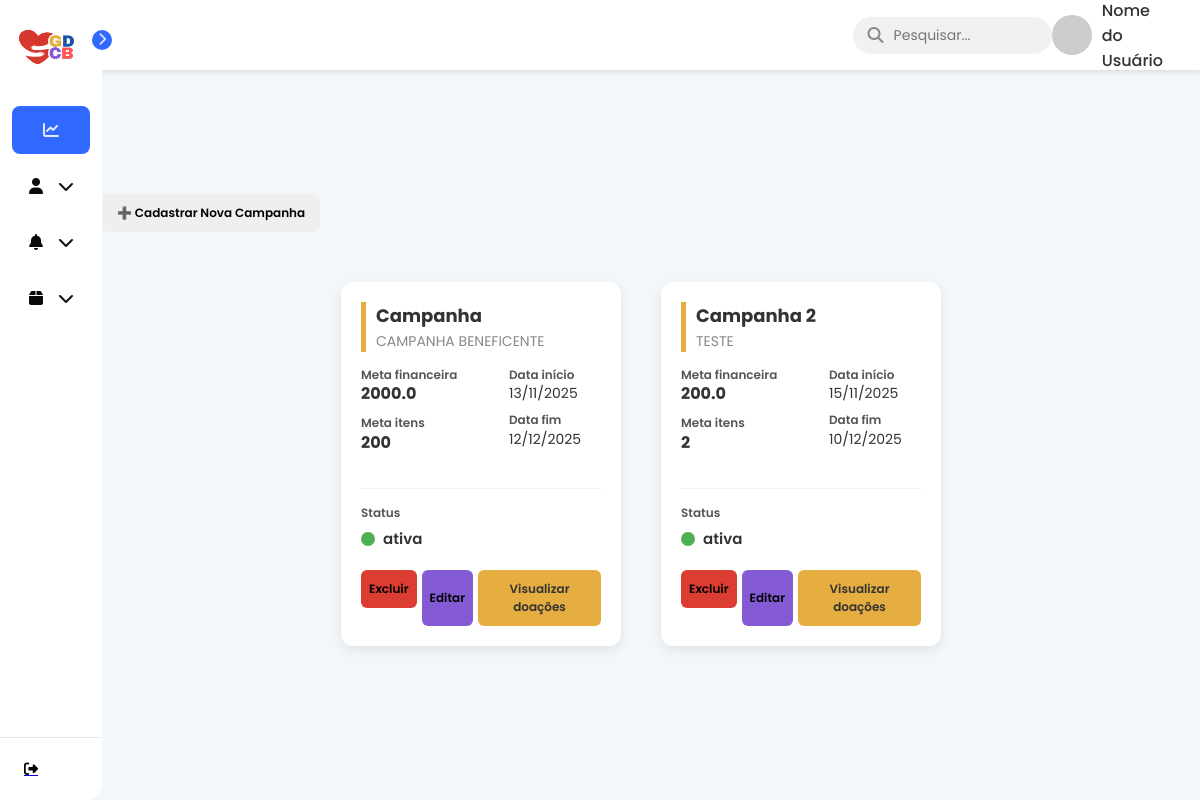
/campanhas/, run on an earlier commit of the app's database.
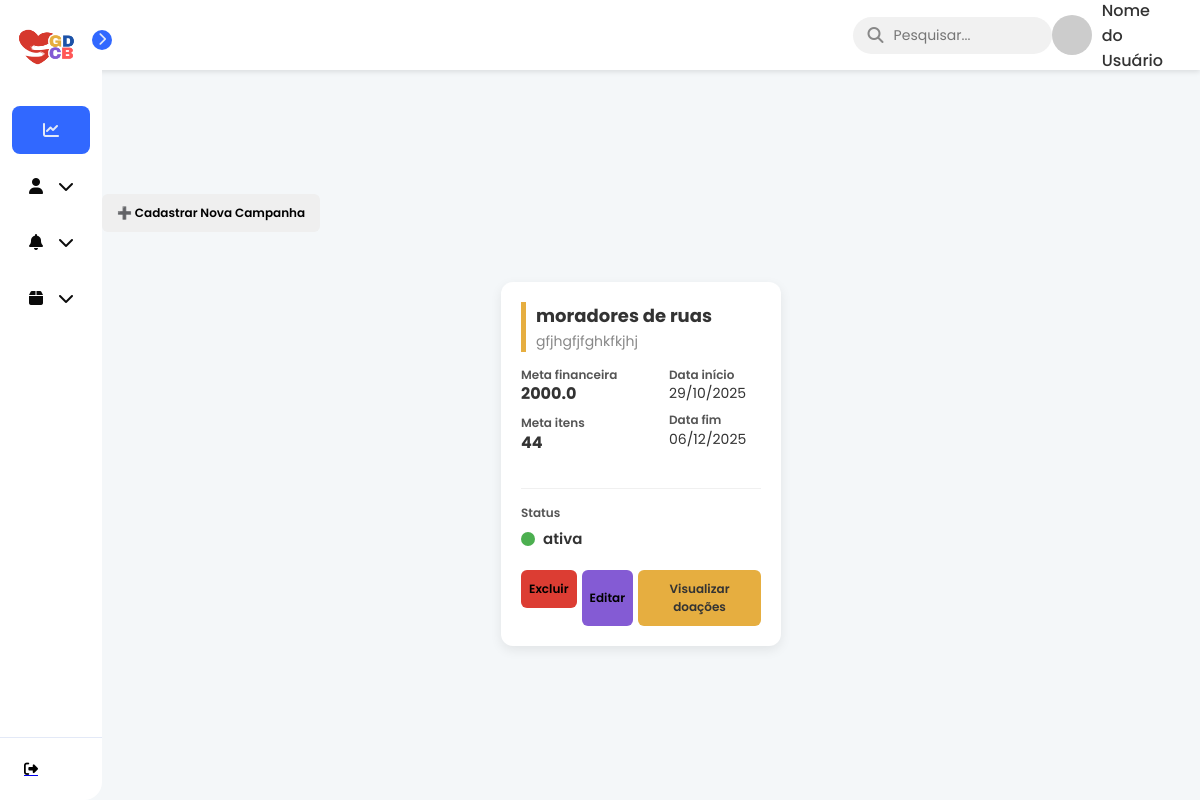
And on a later commit of the database.
### models.py (models this page shows)
class Campanha(SQLModel, table=True):
    __tablename__ = "campanhas"
    id: Optional[int] = Field(default=None, primary_key=True)
    titulo: str
    descricao: str
    meta_financeira: float | None = None
    meta_itens: int | None = None
    data_inicio: Optional[date]
    data_fim: Optional[date]
    status: str
    data_criacao: date = Field(default_factory=date.today)
    categoria_id: Optional[int] = Field(default=None, foreign_key="categorias.id")
    admin_id: int = Field(foreign_key="admin.id")
    admin: Optional["Admin"] = Relationship(back_populates="campanhas")
    doacoes: List["Doacao"] = Relationship(back_populates="campanha")
    relatorios: List["Relatorio"] = Relationship(back_populates="campanha")

### controllers/campanhas.py (the view)
@router.get("/", response_class=HTMLResponse)
def listar_campanhas(request: Request, session: Session = Depends(get_session)):
    campanhas = session.exec(select(Campanha)).all()
    return templates.TemplateResponse(
        "card_campanha.html",
        {"request": request, "campanhas": campanhas}
    )

### templates/card_campanha.html (shortened to what this page needs)
{% extends 'base.html' %}
{% block head %}
    <link rel="stylesheet" href="{{ url_for('static', path='/card_campanha.css') }}">
    <link rel="stylesheet" href="{{ url_for('static', path='/cadastro_campanha.css') }}">
{% endblock %}
{% block content %}
    <div style="margin-bottom: 20px;">
        <button id="openModalBtn" class="btn btn-primary" style="padding: 10px 15px; cursor: pointer;">
            ➕ Cadastrar Nova Campanha
        </button>
    </div>
    <div class="cards-container">
        {% for campanha in campanhas %}
            <div class="card-campanha">
                <div class="card-header">
                    <h3 class="campanha-titulo">{{ campanha.titulo }}</h3>
                    <p class="campanha-descricao">{{ campanha.descricao }}</p>
                </div>
                <div class="card-body">
                    <div class="info-bloco metas">
                        <div class="info-item">
                            <span class="label">Meta financeira</span>
                            <span class="valor">{{ campanha.meta_financeira }}</span>
                        </div>
                        <div class="info-item">
                            <span class="label">Meta itens</span>
                            <span class="valor">{{ campanha.meta_itens }}</span>
                        </div>
                    </div>
                    <div class="info-bloco datas">
                        <div class="info-item">
                            <span class="label">Data início</span>
                            <span class="valor-data">{{ campanha.data_inicio.strftime('%d/%m/%Y') if campanha.data_inicio else '-' }}</span>
                        </div>
                        <div class="info-item">
                            <span class="label">Data fim</span>
                            <span class="valor-data">{{ campanha.data_fim.strftime('%d/%m/%Y') if campanha.data_fim else '-' }}</span>
                        </div>
                    </div>
                    <div class="info-bloco status-row">
                        <span class="label">Status</span>
                        <div class="status-display">
                            <div class="status-indicator {{ campanha.status | lower }}"></div>
                            <span class="status-texto">{{ campanha.status }}</span>
                        </div>
                    </div>
                </div>
                <div class="card-footer">
                    <form action="/campanhas/deletar/{{ campanha.id }}" method="post" style="display: inline;">
                        <button type="submit" class="btn btn-excluir" onclick="return confirm('Tem certeza que deseja EXCLUIR a campanha {{ campanha.titulo }}?')">
                            Excluir
                        </button>
                    </form>
                    <button
                            class="btn btn-editar"
                            onclick="openEditModal(
                                {{ campanha.id }},
                                '{{ campanha.titulo }}',
                                '{{ campanha.descricao }}',
                                {{ campanha.meta_financeira }},
                                {{ campanha.meta_itens }},
                                '{{ campanha.data_inicio.strftime('%Y-%m-%d') if campanha.data_inicio else '' }}',
                                '{{ campanha.data_fim.strftime('%Y-%m-%d') if campanha.data_fim else '' }}',
                                '{{ campanha.status }}'
                            )">
                        Editar
                    </button>
                    <button class="btn btn-visualizar">Visualizar doações</button>
                </div>
            </div>
        {% endfor %}
    </div>
{% endblock %}

### templates/base.html (shortened to what this page needs)
<!DOCTYPE html>
<html lang="pt-br">
<head>
    <link rel="stylesheet" href="https://cdnjs.cloudflare.com/ajax/libs/font-awesome/6.5.1/css/all.min.css" xintegrity="sha512-DTOQO9RWCH3ppGqcWaEA1BIZOC6xxalwEsw9c2QQeAIftl+Vegovlnee1c9QX4TctnWMn13TZye+giMm8e2LwA==" />
    <link rel="stylesheet" href="{{ url_for('static', path='/base.css') }}">
    <link href='https://cdn.boxicons.com/fonts/basic/boxicons.min.css' rel='stylesheet'>
    {% block head %}{% endblock %}
</head>
<body>
    <header class="top-header">
        <div class="search-bar">
            <i class="fa-solid fa-magnifying-glass search-icon"></i>
            <input type="text" placeholder="Pesquisar...">
        </div>
        <div class="user-profile">
            <img src="https://via.placeholder.com/40" alt="User Profile Picture">
            <span>Nome do Usuário</span>
        </div>
    </header>
    <nav id="sidebar">
        <div id="sidebar_content">
            <div id="user">
                <img src="../static/assets/logo.png" id="user_avatar" alt="Avatar">
            </div>
            <ul id="side_items">
                <li class="side-item active">
                    <a href="{{ url_for('dashboard') }}">
                        <i class="fa-solid fa-chart-line"></i>
                    </a>
                </li>
                <li class="side-item has-submenu">
                    <a href="#" class="submenu-toggle">
                        <i class="fa-solid fa-user"></i>
                        <i class="fa-solid fa-chevron-down arrow"></i>
                    </a>
                </li>
                <li class="side-item has-submenu">
                    <a href="#" class="submenu-toggle">
                        <i class="fa-solid fa-bell"></i>
                        <i class="fa-solid fa-chevron-down arrow"></i>
                    </a>
                </li>
                <li class="side-item has-submenu">
                    <a href="#" class="submenu-toggle">
                        <i class="fa-solid fa-box"></i>
                        <i class="fa-solid fa-chevron-down arrow"></i>
                    </i class="fa-solid fa-box"></i></a>
                </li>
            </ul>
            <button id="open_btn">
                <i id="open_btn_icon" class="fa-solid fa-chevron-right"></i>
            </button>
        </div>
      <div id="logout">
            <a href="{{ url_for('logout') }}">
                <button id="logout_btn">
                    <i class="fa-solid fa-right-from-bracket"></i>
                </button>
            </a>
        </div>
    </nav>
    <main>
        {% block content %}
        {% endblock %}
    </main>
</body>
</html>

### static/base.css (style rules this page uses)
* { margin: 0; padding: 0; box-sizing: border-box; font-family: 'Poppins', sans-serif; }
body { display: flex; min-height: 100vh; background-color: #ebebeb; }
#sidebar { display: flex; flex-direction: column; justify-content: space-between; background-color: #ffffff; height: 100vh; border-radius: 0px 18px 18px 0px; position: fixed; left: 0; top: 0; transition: all .5s; min-width: 82px; z-index: 20; }
#sidebar_content { padding: 12px; }
#user { display: flex; align-items: center; gap: 8px; margin-bottom: 24px; }
#user_avatar { width: 70px; height: 70px; object-fit: cover; border-radius: 20px; }
#side_items { display: flex; flex-direction: column; gap: 8px; list-style: none; }
.side-item { border-radius: 8px; padding: 14px; cursor: pointer; }
.side-item.active { background-color: #3168ff; }
.side-item a { text-decoration: none; display: flex; align-items: center; justify-content: center; color: #0a0a0a; }
.side-item.active a { color: #e3e9f7; }
.side-item a i { display: flex; align-items: center; justify-content: center; width: 20px; height: 20px; }
#logout { border-top: 1px solid #e3e9f7; padding: 12px; }
#logout_btn { border: none; padding: 12px; font-size: 14px; display: flex; gap: 20px; align-items: center; border-radius: 8px; text-align: start; cursor: pointer; background-color: transparent; }
#open_btn { position: absolute; top: 30px; right: -10px; background-color: #3168ff; color: #e3e9f7; border-radius: 100%; width: 20px; height: 20px; border: none; cursor: pointer; }
#open_btn_icon { transition: transform .3s ease; }
.has-submenu .arrow { margin-left: auto; transition: transform 0.3s; }
.top-header { background-color: #ffffff; padding: 15px 30px; display: flex; justify-content: space-between; align-items: center; position: fixed; top: 0; right: 0; left: 82px; height: 70px; box-shadow: 0 2px 5px rgba(0, 0, 0, 0.1); z-index: 10; transition: left 0.5s; }
.search-bar { display: flex; align-items: center; background-color: #f1f1f1; border-radius: 20px; padding: 8px 15px; width: 300px; margin-left: 70%; }
.search-bar input { border: none; background-color: transparent; outline: none; margin-left: 10px; font-size: 14px; width: 100%; }
.search-bar .search-icon { color: #888; }
.user-profile { display: flex; align-items: center; gap: 10px; }
.user-profile img { width: 40px; height: 40px; border-radius: 50%; object-fit: cover; }
.user-profile span { font-weight: 500; color: #333; }
main { padding: 90px 20px 20px 20px; margin-left: 82px; position: static; z-index: 0; width: 100%; transition: margin-left 0.5s; }

### static/card_campanha.css (style rules this page uses)
.card-campanha { background-color: white; border-radius: 12px; box-shadow: 0 4px 12px rgba(0, 0, 0, 0.08); padding: 20px; width: 280px; display: flex; flex-direction: column; margin: 10px; }
.cards-container { display: flex; flex-wrap: wrap; gap: 20px; padding: 20px; justify-content: center; }
.card-header { border-left: 5px solid #e6ae40; padding-left: 10px; margin-bottom: 15px; }
.campanha-titulo { font-size: 18px; font-weight: 700; color: #333; margin: 0; }
.campanha-descricao { font-size: 14px; color: #888; margin-top: 2px; }
.card-body { display: grid; grid-template-columns: 1.5fr 1fr; gap: 15px 10px; margin-bottom: 20px; }
.info-bloco { display: flex; flex-direction: column; }
.info-bloco.metas .info-item, .info-bloco.datas .info-item { margin-bottom: 10px; line-height: 1.3; }
.label { font-size: 12px; font-weight: 600; color: #555; display: block; }
.valor { font-size: 16px; font-weight: 700; color: #333; display: block; margin-top: 2px; }
.valor-data { font-size: 14px; color: #333; display: block; margin-top: 2px; }
.status-row { display: flex; flex-direction: column; align-items: flex-start; grid-column: 1 / 3; margin-top: 10px; padding-top: 15px; border-top: 1px solid #f0f0f0; }
.status-display { display: flex; align-items: center; margin-top: 5px; }
.status-indicator { width: 14px; height: 14px; border-radius: 50%; margin-right: 8px; flex-shrink: 0; }
.status-indicator.ativa { background-color: #4CAF50; }
.status-texto { font-size: 15px; font-weight: 600; color: #333; }
.card-footer { display: flex; justify-content: space-between; gap: 5px; margin-top: auto; }
.btn { padding: 10px 8px; border: none; border-radius: 6px; font-size: 12px; font-weight: 600; cursor: pointer; transition: opacity 0.2s; flex-grow: 1; }
.btn-excluir { background-color: #dc3d33; color: black; }
.btn-editar { background-color: #845bd4; color: black; }
.btn-visualizar { background-color: #e6ae40; color: #333; }

What changed in the data, as far as the page shows it:
removed Campanha: titulo "Campanha 2", descricao "TESTE", meta_financeira "200.0", meta_itens "2", data_inicio "15/11/2025", data_fim "10/12/2025", status "ativa"
changed Campanha "ativa": titulo "Campanha" → "moradores de ruas"; descricao "CAMPANHA BENEFICENTE" → "gfjhgfjfghkfkjhj"; meta_itens "200" → "44"; data_inicio "13/11/2025" → "29/10/2025"; data_fim "12/12/2025" → "06/12/2025"
